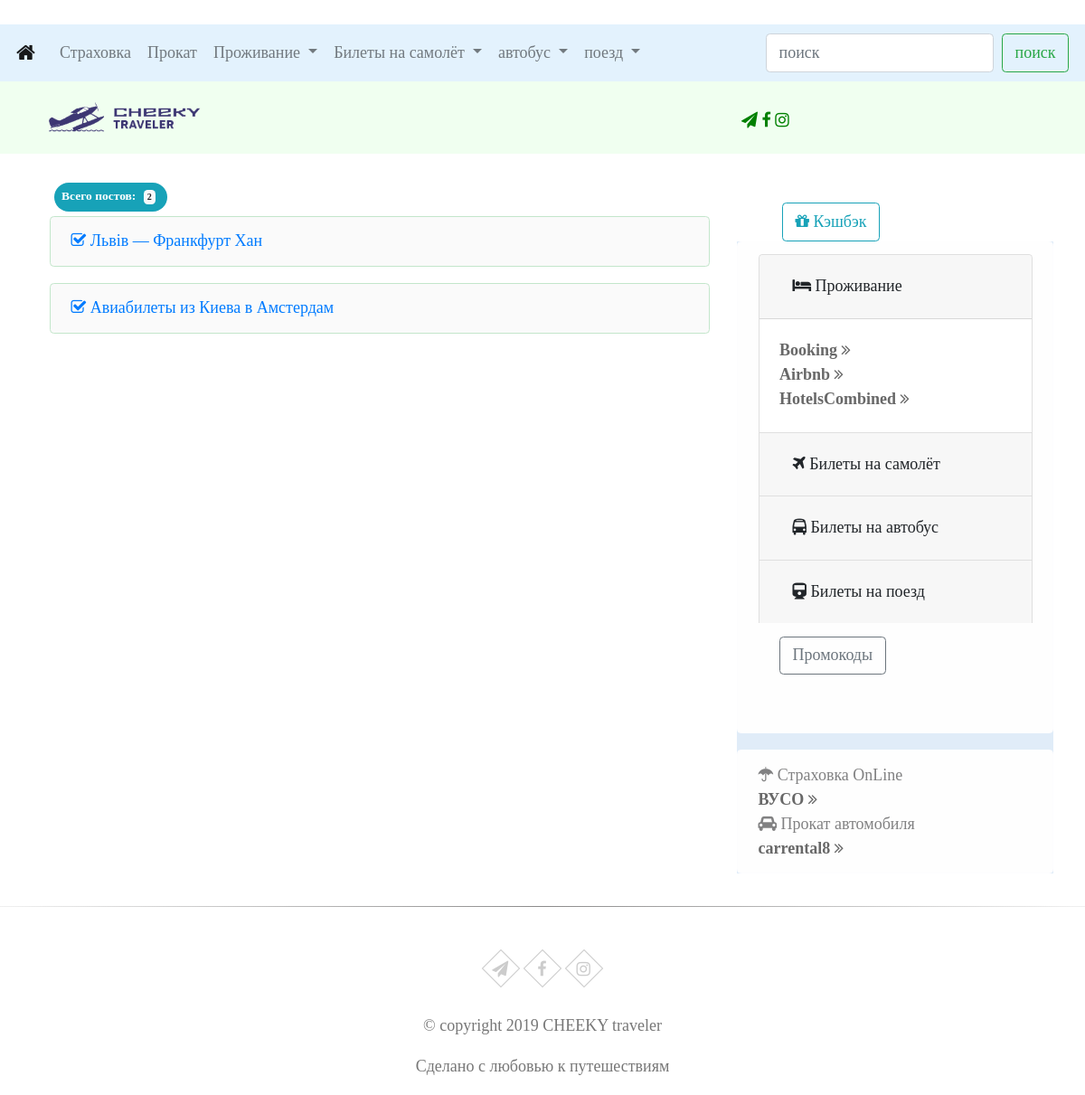
Page /fulllist/ on the committed database.
### blog/models.py (models this page shows, shortened)
class Post(models.Model):
    objects = None
    author = models.ForeignKey(settings.AUTH_USER_MODEL, on_delete=models.CASCADE)
    image = models.ImageField(verbose_name=u'Фотография', upload_to='img/%Y/%m/%d', help_text='150x150px', default="",
                                     blank=True)
    screenshot_1 = models.ImageField(verbose_name=u'Скриншот_1', upload_to='img/%Y/%m/%d', help_text='150x150px',
                                     default="", blank=True)
    screenshot_2 = models.ImageField(verbose_name=u'Скриншот_2', upload_to='img/%Y/%m/%d', help_text='150x150px',
                                     default="", blank=True)
    screenshot_3 = models.ImageField(verbose_name=u'Скриншот_3', upload_to='img/%Y/%m/%d', help_text='150x150px',
                                     default="", blank=True)
    title = models.CharField(verbose_name=u'Описание', max_length=200, db_index=True)
    slug = models.SlugField(verbose_name=u'ЧПУ', max_length=200, unique=True)
    price = models.CharField(verbose_name=u'Цена', max_length=200, db_index=True, blank=True)
    month = models.CharField(verbose_name=u'Месяц', max_length=200, db_index=True, blank=True)
    from_to = models.CharField(verbose_name=u'Даты путешествия', max_length=200, db_index=True, blank=True)
    text_1 = models.TextField(verbose_name=u'Текст_1', db_index=True)
    text_2 = models.TextField(verbose_name=u'Текст_2', db_index=True, blank=True)
    created_date = models.DateTimeField(verbose_name=u'Дата создания', default=timezone.now)
    published_date = models.DateTimeField(verbose_name=u'Дата публикации', blank=True, null=True)
    def get_absolute_url(self):
        return reverse('post_detail', kwargs={'slug': self.slug})
    class Meta:
        ordering = ['-published_date']

### blog/views.py (the view)
# urls.py: path('fulllist/', views.fulllist, name='fulllist'),
def fulllist(request):
    posts = Post.objects.all()
    return render(request, 'blog/fulllist.html', context={'posts': posts})

### blog/templates/blog/fulllist.html
{% extends 'blog/base.html' %}
{% load static %}
{% block content %}
<span class="badge badge-pill badge-info">Всего постов: <span class="badge badge-light">{{ posts|length }}</span></span>
{% for post in posts %}
        <div>
            <div class="alert alert-success" role="alert">
                <span><a href="{{ post.get_absolute_url }}"><i class="fa fa-check-square-o" aria-hidden="true"></i>
                {{ post.title }}</a></span>
            </div>
        </div>
    {% endfor %}
{% endblock %}

### blog/static/css/blog.css (style rules this page uses)
* { margin: 0; padding: 0; }
html, body { font-family: 'Times New Roman, Tahoma, serif'; font-size: 18px; }
.alert-success { background: #FAFAFA; }
.badge { margin: 5px; }

### rows in the picture
Post: title "Львів — Франкфурт Хан"
Post: title "Авиабилеты из Киева в Амстердам"

### other values in the picture
{{ posts|length }} "2"
